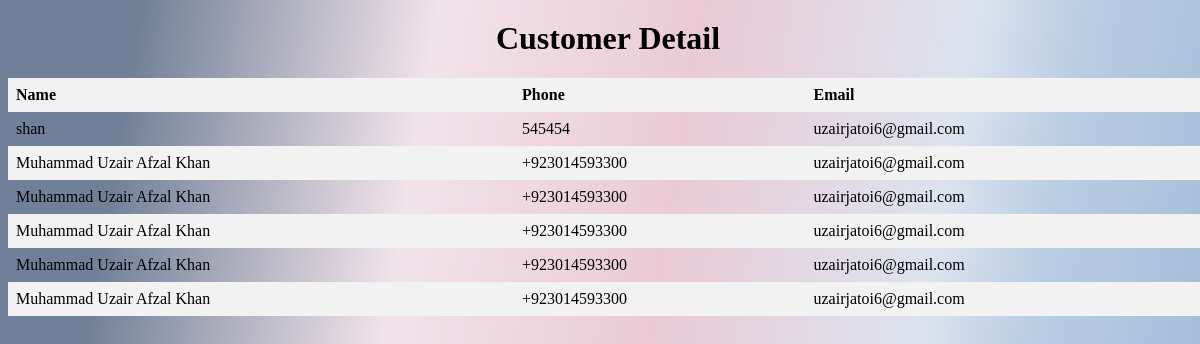
The page /customerdetail/ (signed in) on the database its author committed.
### myapp/models.py (models this page shows, shortened)
class Customer(models.Model):
    id = models.AutoField(primary_key=True)
    name = models.CharField(max_length=100)
    email = models.EmailField(blank=True)
    phone = models.CharField(max_length=20, blank=True)

### myapp/views.py (the view)
# urls.py: path('customerdetail/', customerdetail, name='customerdetail'),
@login_required(login_url="login")
def customerdetail(request):
    customers = Customer.objects.all()
    return render(request, 'customerdetail.html', {'customers': customers})

### myapp/templates/customerdetail.html (shortened to what this page needs)
<!DOCTYPE html>
<html>
<head>
</head>
<body>
  <div class="customer-list">
    <h1>Customer Detail</h1>
    <table>
      <thead>
        <tr>
          <th>Name</th>
          <th>Phone</th>
          <th>Email</th>
        </tr>
      </thead>
      <tbody>
        {% for customer in customers %}
        <tr>
          <td>{{ customer.name }}</td>
          <td>{{ customer.phone }}</td>
          <td>{{ customer.email }}</td>
        </tr>
        {% empty %}
        <tr>
          <td colspan="3">No customers found.</td>
        </tr>
        {% endfor %}
  </div>
</body>
</html>

### myapp/templates/customerdetail.html (style rules this page uses)
h1 { font-size: 2em; text-align: center; margin-top: 20px; }
table { border-collapse: collapse; width: 100%; }
th, td { text-align: left; padding: 8px; }
th { background-color: #f2f2f2; }
tr:nth-child(even) { background-color: #f2f2f2; }
body { background: linear-gradient(99.6deg, rgb(112, 128, 152) 10.6%, rgb(242, 227, 234) 32.9%, rgb(234, 202, 213) 52.7%, rgb(220, 227, 239) 72.8%, rgb(185, 205, 227) 81.1%, rgb(154, 180, 212) 102.4%); height: 100vh; width: 100vw; }

### rows shown on the page
Customer: name "shan", phone "545454", email "uzairjatoi6@gmail.com"
Customer: name "Muhammad Uzair Afzal Khan", phone "+923014593300", email "uzairjatoi6@gmail.com"
Customer: name "Muhammad Uzair Afzal Khan", phone "+923014593300", email "uzairjatoi6@gmail.com"
Customer: name "Muhammad Uzair Afzal Khan", phone "+923014593300", email "uzairjatoi6@gmail.com"
Customer: name "Muhammad Uzair Afzal Khan", phone "+923014593300", email "uzairjatoi6@gmail.com"
Customer: name "Muhammad Uzair Afzal Khan", phone "+923014593300", email "uzairjatoi6@gmail.com"
